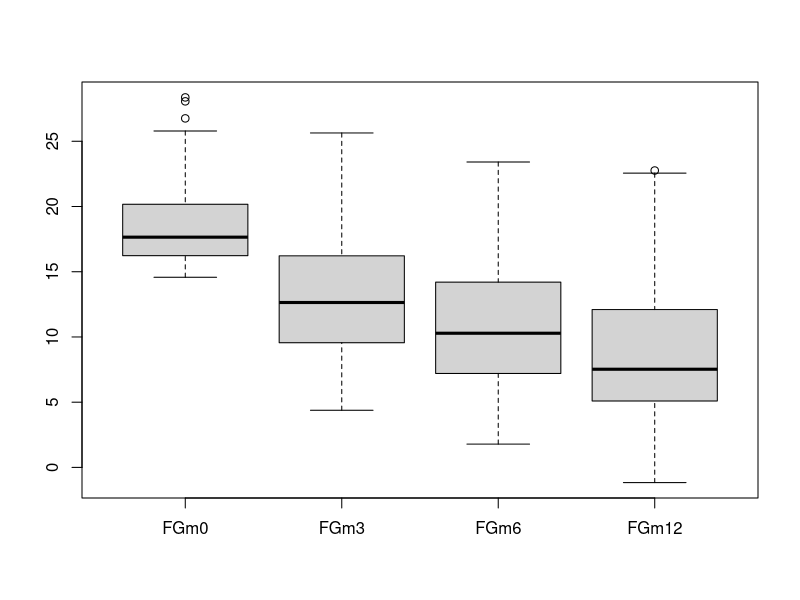
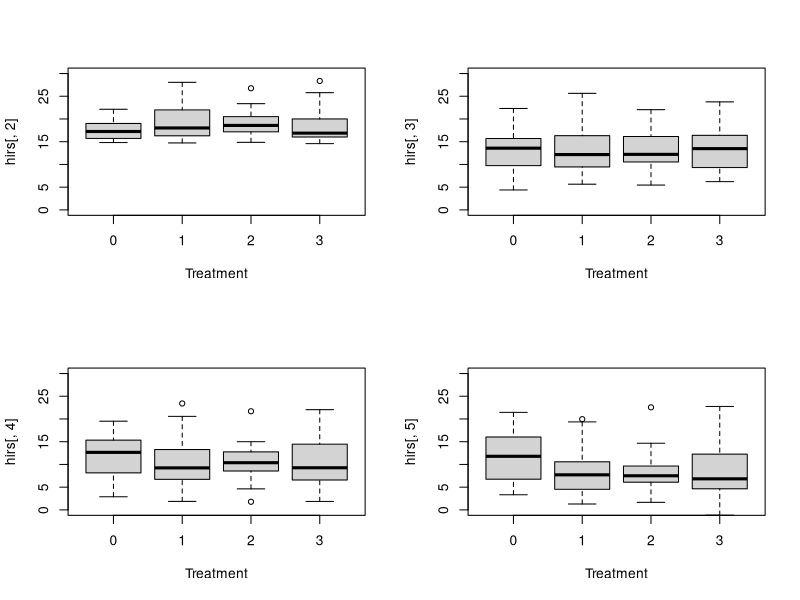
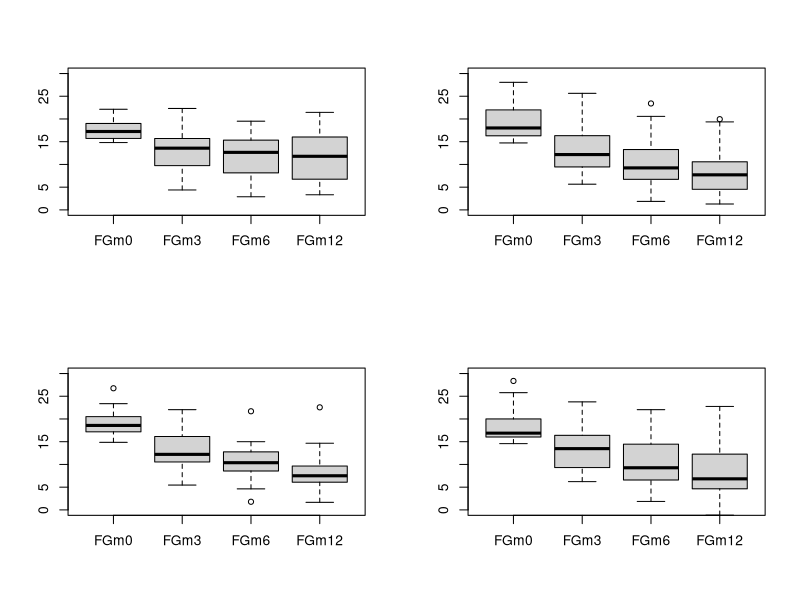
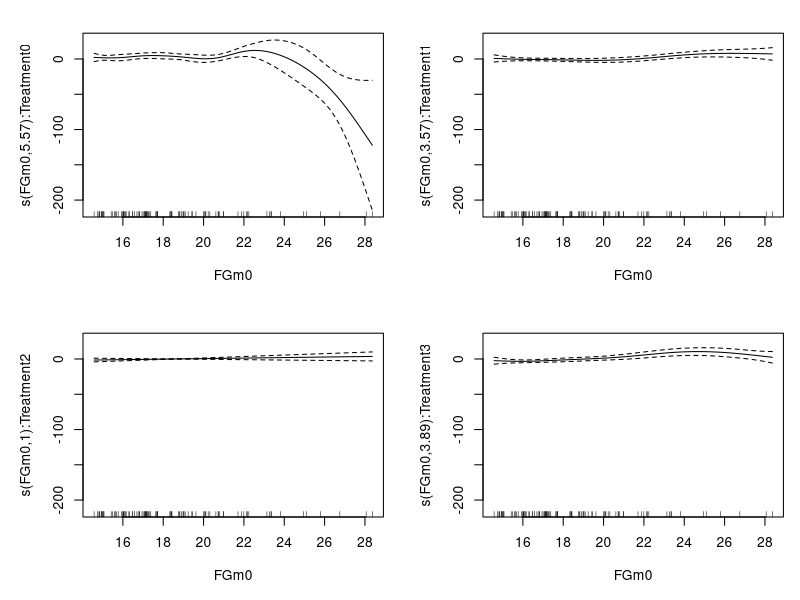

Write the R code that produced these figures, in order. (Note: this script raises an error after producing the figures.)
library(mgcv)

hirs <- read.table("hirsutism.dat",header=T, sep="\t",fill=TRUE)

hirs$Treatment <- as.factor(hirs$Treatment)

summary(hirs)
head(hirs)
attach(hirs)

boxplot(hirs[,2:5])

par(mfrow=c(2,2))
boxplot(hirs[,2]~Treatment,ylim=c(0,30))
boxplot(hirs[,3]~Treatment,ylim=c(0,30))
boxplot(hirs[,4]~Treatment,ylim=c(0,30))
boxplot(hirs[,5]~Treatment,ylim=c(0,30))
par(mfrow=c(1,1))

par(mfrow=c(2,2))
boxplot(hirs[Treatment==0,2:5],ylim=c(0,30))
boxplot(hirs[Treatment==1,2:5],ylim=c(0,30))
boxplot(hirs[Treatment==2,2:5],ylim=c(0,30))
boxplot(hirs[Treatment==3,2:5],ylim=c(0,30))
par(mfrow=c(1,1))

# Lets start with a simple linear model
am1.0 <- gam(FGm12 ~ weight + height + DiaPres + SysPres + FGm0 + Treatment, data=hirs)
am1.0
summary(am1.0)
# It seems that the weight, heigh, diaPres and SysPres are not relevant, lets try it without them to achieve a simpler model.
am1.1 <- gam(FGm12 ~FGm0 + Treatment, data=hirs)
am1.1
summary(am1.1)
# The model does indeed look better.

am1.2 <- gam(FGm12 ~ s(FGm0, by=Treatment), data=hirs)
am1.2
summary(am1.2)
plot.gam(am1.2, page=1, residuals=TRUE, shade=TRUE) 
# This is quite intersting, teratment 0 is the only one that does not seem to be linear.


am1.3 <- gam(FGm12 ~ te(FGm0, Treatment), data=hirs)
am1.3
summary(am1.3)
plot.gam(am1.3, page=1, residuals=TRUE, shade=TRUE) 
# Once again it appears that the weight and height are not relevant.


#### Begin ANOVA ####

anova(am1.0,am1.1,test="F") # Used to compare the different models, null hypotesis that model 1 is correct
